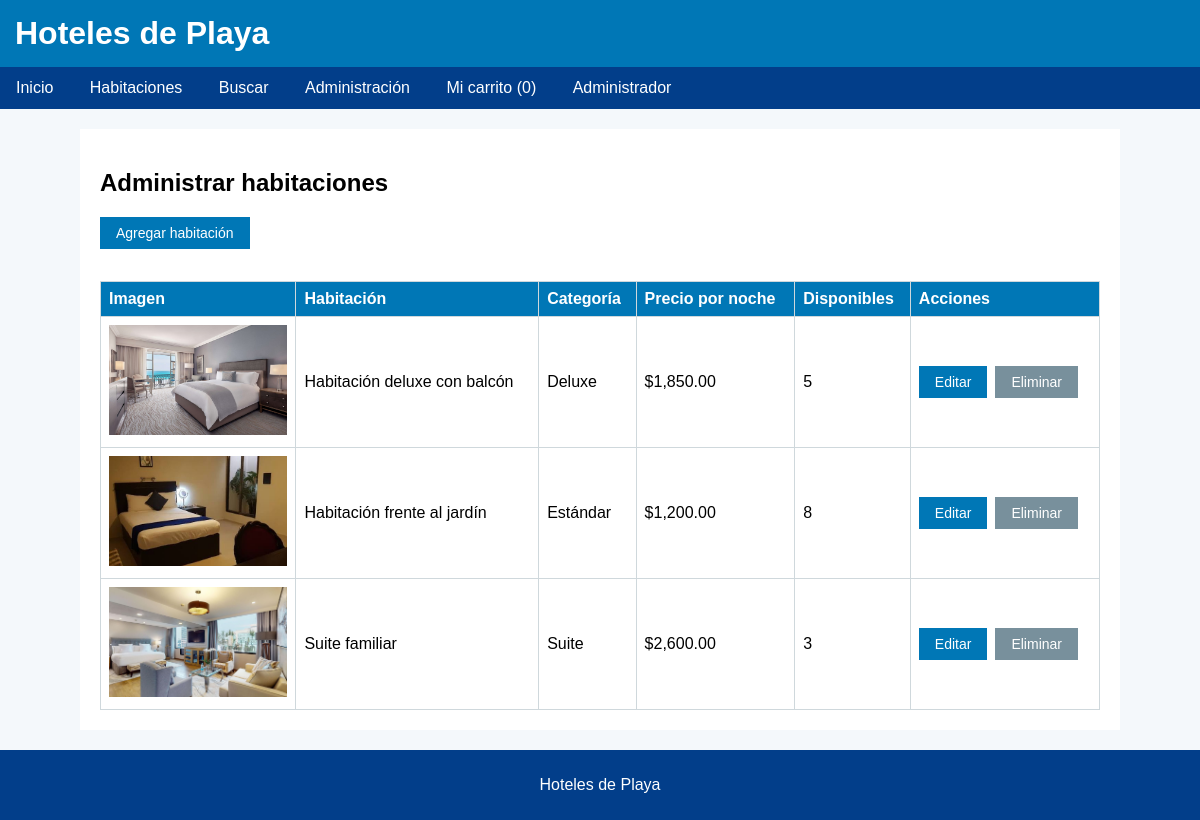
Page /admin/index.php (signed in) on the committed database.
### tables this page shows
CREATE TABLE habitaciones (
  id INT NOT NULL AUTO_INCREMENT,
  nombre VARCHAR(100) NOT NULL,
  categoria VARCHAR(50) NOT NULL,
  descripcion VARCHAR(255) NOT NULL,
  precio DECIMAL(10,2) NOT NULL,
  disponibles INT NOT NULL,
  PRIMARY KEY (id),
  FOREIGN KEY (categoria) REFERENCES categorias (nombre)
);

### admin/index.php (the view, shortened to what this page needs)
<?php
$raiz = "../";
require_once($raiz . "includes/conexion.php");
$resultado = mysqli_query(
    $conexion,
    "SELECT h.id, h.nombre, h.categoria, h.precio, h.disponibles,
            (SELECT i.ruta FROM imagenes i WHERE i.id_habitacion = h.id ORDER BY i.id_imagen LIMIT 1) AS imagen
     FROM habitaciones h
     ORDER BY h.categoria, h.nombre"
);
$habitaciones = array();
if ($resultado) {
    while ($fila = mysqli_fetch_assoc($resultado)) {
        $habitaciones[] = $fila;
    }
}
include($raiz . "includes/encabezado.php");
?>
<link rel="stylesheet" href="admin.css">
<h2>Administrar habitaciones</h2>
<p><a href="agregar.php" class="boton">Agregar habitación</a></p>
<?php if (count($habitaciones) === 0) { ?>
    <p>No hay habitaciones registradas.</p>
<?php } else { ?>
    <div class="admin-tabla-contenedor">
        <table class="tabla admin-tabla">
            <thead>
                <tr>
                    <th>Imagen</th>
                    <th>Habitación</th>
                    <th>Categoría</th>
                    <th>Precio por noche</th>
                    <th>Disponibles</th>
                    <th>Acciones</th>
                </tr>
            </thead>
            <tbody>
                <?php foreach ($habitaciones as $habitacion) { ?>
                    <tr>
                        <td>
                            <?php if ($habitacion["imagen"] !== "" && file_exists(__DIR__ . "/../" . $habitacion["imagen"])) { ?>
                                <img src="<?php echo $raiz . htmlspecialchars($habitacion["imagen"], ENT_QUOTES, "UTF-8"); ?>"
                                     alt="<?php echo htmlspecialchars($habitacion["nombre"], ENT_QUOTES, "UTF-8"); ?>">
                            <?php } else { ?>
                                Sin imagen
                            <?php } ?>
                        </td>
                        <td><?php echo htmlspecialchars($habitacion["nombre"], ENT_QUOTES, "UTF-8"); ?></td>
                        <td><?php echo htmlspecialchars($habitacion["categoria"], ENT_QUOTES, "UTF-8"); ?></td>
                        <td>$<?php echo number_format($habitacion["precio"], 2); ?></td>
                        <td><?php echo (int)$habitacion["disponibles"]; ?></td>
                        <td>
                            <div class="admin-acciones">
                                <a href="editar.php?id=<?php echo (int)$habitacion["id"]; ?>" class="boton">Editar</a>
                                <a href="eliminar.php?id=<?php echo (int)$habitacion["id"]; ?>" class="boton boton-cancelar">Eliminar</a>
                            </div>
                        </td>
                    </tr>
                <?php } ?>
            </tbody>
        </table>
    </div>
<?php } ?>
<?php include($raiz . "includes/pie.php"); ?>

### css/estilos.css (style rules this page uses)
body { margin: 0; font-family: Arial, sans-serif; background-color: #f4f8fb; }
.boton { display: inline-block; padding: 8px 16px; border: none; background-color: #0077b6; color: white; font-size: 14px; text-decoration: none; cursor: pointer; }
.boton-cancelar { background-color: #78909c; }
.tabla { width: 100%; margin-top: 16px; border-collapse: collapse; }
.tabla th, .tabla td { padding: 8px; border: 1px solid #cfd8dc; text-align: left; }
.tabla th { background-color: #0077b6; color: white; }

### admin/admin.css (style rules this page uses)
.admin-imagen img, .admin-tabla img { width: 100%; height: 110px; object-fit: cover; }
.admin-acciones { display: flex; flex-wrap: wrap; gap: 8px; align-items: center; }
.admin-acciones a { color: white; text-decoration: none; }
.admin-tabla { min-width: 700px; }
.admin-tabla-contenedor { overflow-x: auto; }

### rows in the picture
habitaciones: shows a picture, nombre "Habitación deluxe con balcón", categoria "Deluxe", precio "1,850.00", disponibles "5"
habitaciones: shows a picture, nombre "Habitación frente al jardín", categoria "Estándar", precio "1,200.00", disponibles "8"
habitaciones: shows a picture, nombre "Suite familiar", categoria "Suite", precio "2,600.00", disponibles "3"

### other values in the picture
$_SESSION["usuario_nombre"] "Administrador"
